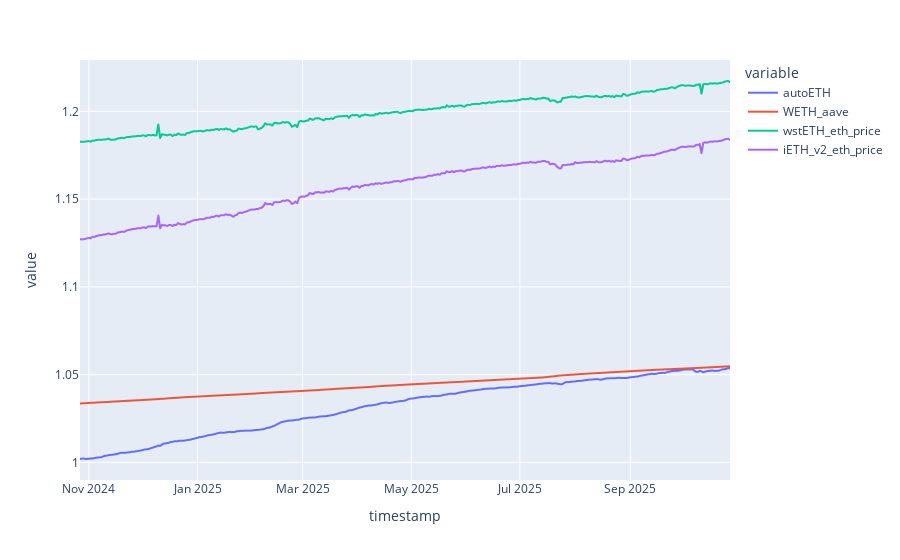

The code cell stored with this chart in its notebook:
### Code cell
px.line(df)

### Figure 1 — Plotly figure (JSON) as saved in the notebook; plotly's stock layout.template omitted (floating-point values rounded to 4 significant figures; data arrays with more than 128 entries replaced by an {"elided": "..."} marker saying what was removed)
{"data": [{"hovertemplate": "variable=autoETH<br>timestamp=%{x}<br>value=%{y}<extra></extra>", "legendgroup": "autoETH", "line": {"color": "#636efa", "dash": "solid"}, "marker": {"symbol": "circle"}, "mode": "lines", "name": "autoETH", "showlegend": true, "type": "scattergl", "x": {"elided": "366 str values"}, "xaxis": "x", "y": {"elided": "366 float values"}, "yaxis": "y"}, {"hovertemplate": "variable=WETH_aave<br>timestamp=%{x}<br>value=%{y}<extra></extra>", "legendgroup": "WETH_aave", "line": {"color": "#EF553B", "dash": "solid"}, "marker": {"symbol": "circle"}, "mode": "lines", "name": "WETH_aave", "showlegend": true, "type": "scattergl", "x": {"elided": "366 str values"}, "xaxis": "x", "y": {"elided": "366 float values"}, "yaxis": "y"}, {"hovertemplate": "variable=wstETH_eth_price<br>timestamp=%{x}<br>value=%{y}<extra></extra>", "legendgroup": "wstETH_eth_price", "line": {"color": "#00cc96", "dash": "solid"}, "marker": {"symbol": "circle"}, "mode": "lines", "name": "wstETH_eth_price", "showlegend": true, "type": "scattergl", "x": {"elided": "366 str values"}, "xaxis": "x", "y": {"elided": "366 float values"}, "yaxis": "y"}, {"hovertemplate": "variable=iETH_v2_eth_price<br>timestamp=%{x}<br>value=%{y}<extra></extra>", "legendgroup": "iETH_v2_eth_price", "line": {"color": "#ab63fa", "dash": "solid"}, "marker": {"symbol": "circle"}, "mode": "lines", "name": "iETH_v2_eth_price", "showlegend": true, "type": "scattergl", "x": {"elided": "366 str values"}, "xaxis": "x", "y": {"elided": "366 float values"}, "yaxis": "y"}], "layout": {"legend": {"title": {"text": "variable"}, "tracegroupgap": 0}, "margin": {"t": 60}, "xaxis": {"anchor": "y", "domain": [0, 1], "title": {"text": "timestamp"}}, "yaxis": {"anchor": "x", "domain": [0, 1], "title": {"text": "value"}}}}
